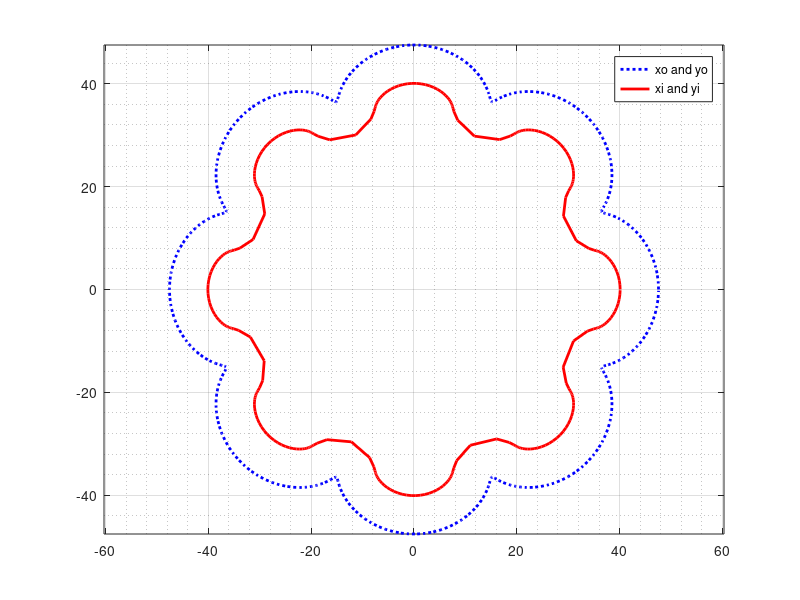
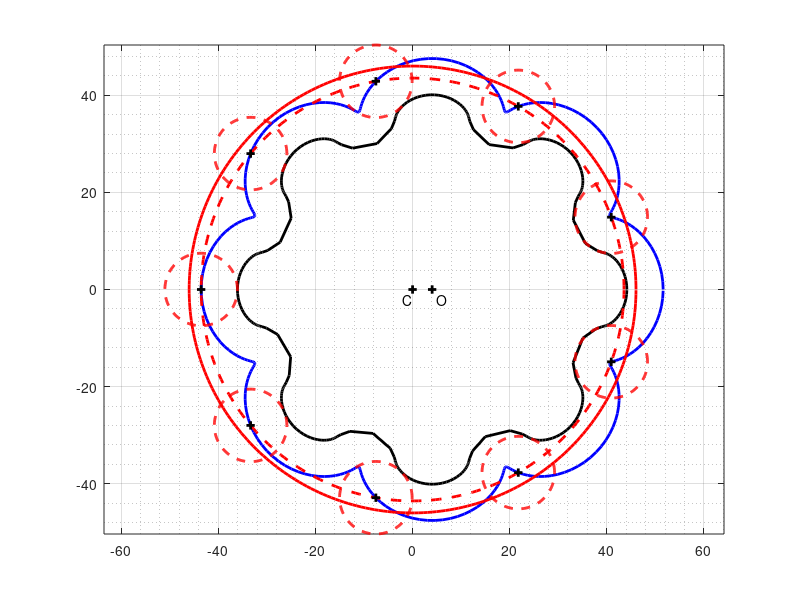

MATLAB code to generate these figures, in order:
clear;
% plot the epitrochoid and parallel
% mengtang li
% Nov 21 2017


% original input: 
rho = 43.53, d = 4.029, e = d, m = 9, dc = 7.47;
% rho = 40;
% d = 9;
% e = d;
% m = 4; % Eqn.3: md < rho
% dc = 13; % 2e < dc < R_min
phi = 0:0.02:2*pi;

phi_m = 1/(m-1)*acos((rho^2+m^2*d^2)/(m*d*rho) - 3*(rho^2+m^3*d^2)/(m*d*rho*(m+1)))
R_min_num = (rho^2+m^2*d^2+2*m*d*rho*cos((m-1)*phi_m))^1.5;
R_min_den = (rho^2+m^3*d^2+m*d*rho*(m+1)*cos((m-1)*phi_m));
R_min = R_min_num/R_min_den % R_min = 3.0551 for m = 8, 4.0171 for m = 7
R_num = (rho^2+m^2*d^2+2*m*d*rho*cos((m-1)*phi)).^1.5;
R_den = (rho^2+m^3*d^2+m*d*rho*(m+1)*cos((m-1)*phi));
R = R_num./R_den;
r_min = rho+2*e-dc % Eqn.8
r_max = rho+dc % Eqn.9
r = ceil(r_min)+1

figure(1);
xo = rho*cos(phi) + d*cos(m*phi); % Eqn.1
yo = rho*sin(phi) + d*sin(m*phi); % Eqn.2
dxo = -rho*sin(phi) - m*d*sin(m*phi);
dyo = rho*cos(phi) + m*d*cos(m*phi);
xi = xo - dc*dyo./sqrt(dxo.^2+dyo.^2); % Eqn.4
yi = yo + dc*dxo./sqrt(dxo.^2+dyo.^2); % Eqn.5
plot(xo,yo,'b:','LineWidth',2);
hold on; grid minor; grid on;
plot(xi,yi,'r','LineWidth',2);
axis('equal','xy');
legend('xo and yo', 'xi and yi');

figure(2);
plot(xo+e,yo,'b','LineWidth',2);
hold on; grid minor; grid on;
plot(xi+e,yi,'k','LineWidth',2);
xc = rho*cos(phi); 
yc = rho*sin(phi);
plot(xc,yc,'r--','LineWidth',2);
xr = r*cos(phi); 
yr = r*sin(phi);
plot(xr,yr,'r','LineWidth',2);
d_phi = pi/m;
for i = 1:2:2*m-1
   plot(rho*cos(i*d_phi),rho*sin(i*d_phi),'k+','LineWidth',2);
   x = rho*cos(i*d_phi)+dc*cos(phi);
   y = rho*sin(i*d_phi)+dc*sin(phi);
   plot(x,y,'r--','LineWidth',2);
end
plot(0,0,'k+','LineWidth',2);
text(-2,-2,'C');
plot(e,0,'k+','LineWidth',2);
text(e+1,-2,'O');
axis('equal','xy');

